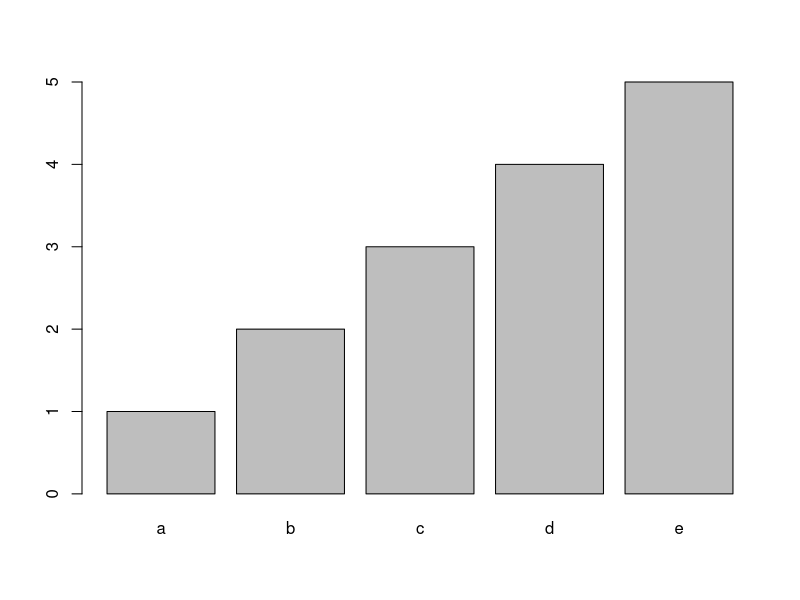
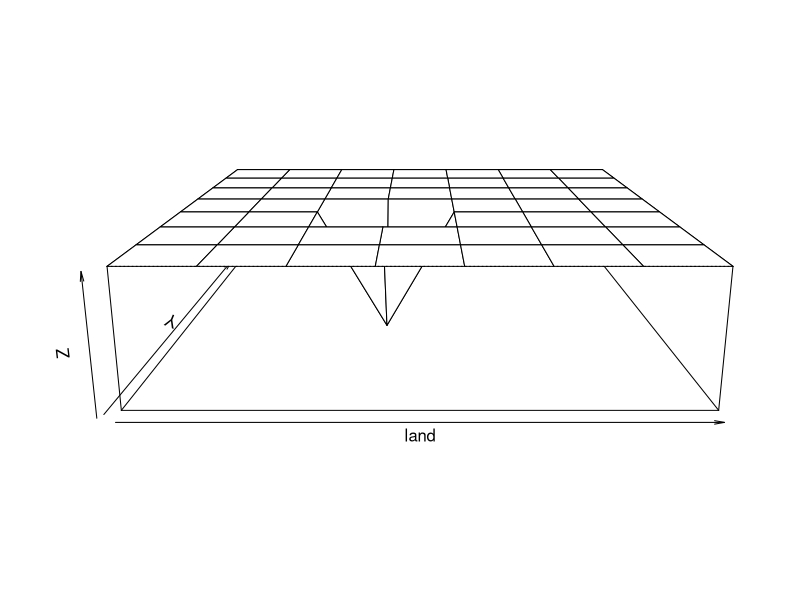
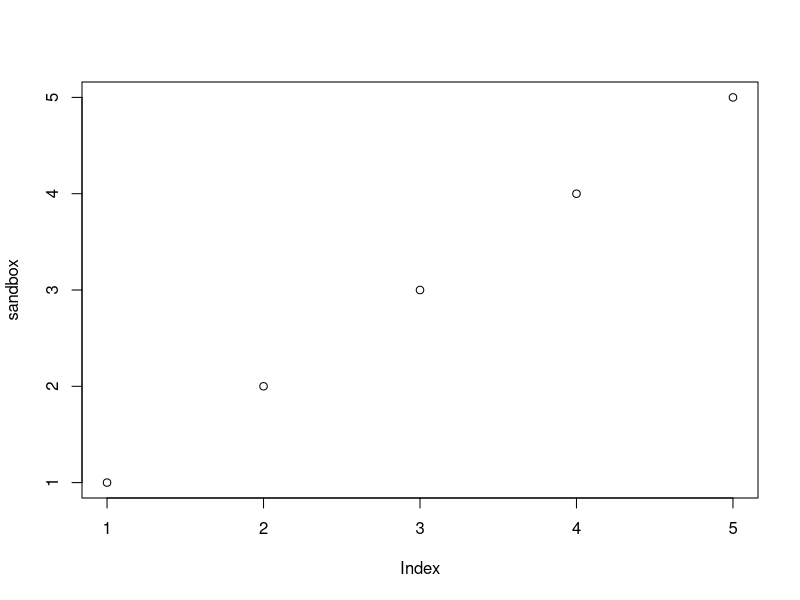

R code for these plots, in order:
sandbox <- 1:5
names(sandbox) <- c('a','b','c','d','e')
barplot(sandbox)
land<-matrix(1, 8, 8)
land[4,4]<-0
persp(land, expand =.25)
print(land)
plot(sandbox)